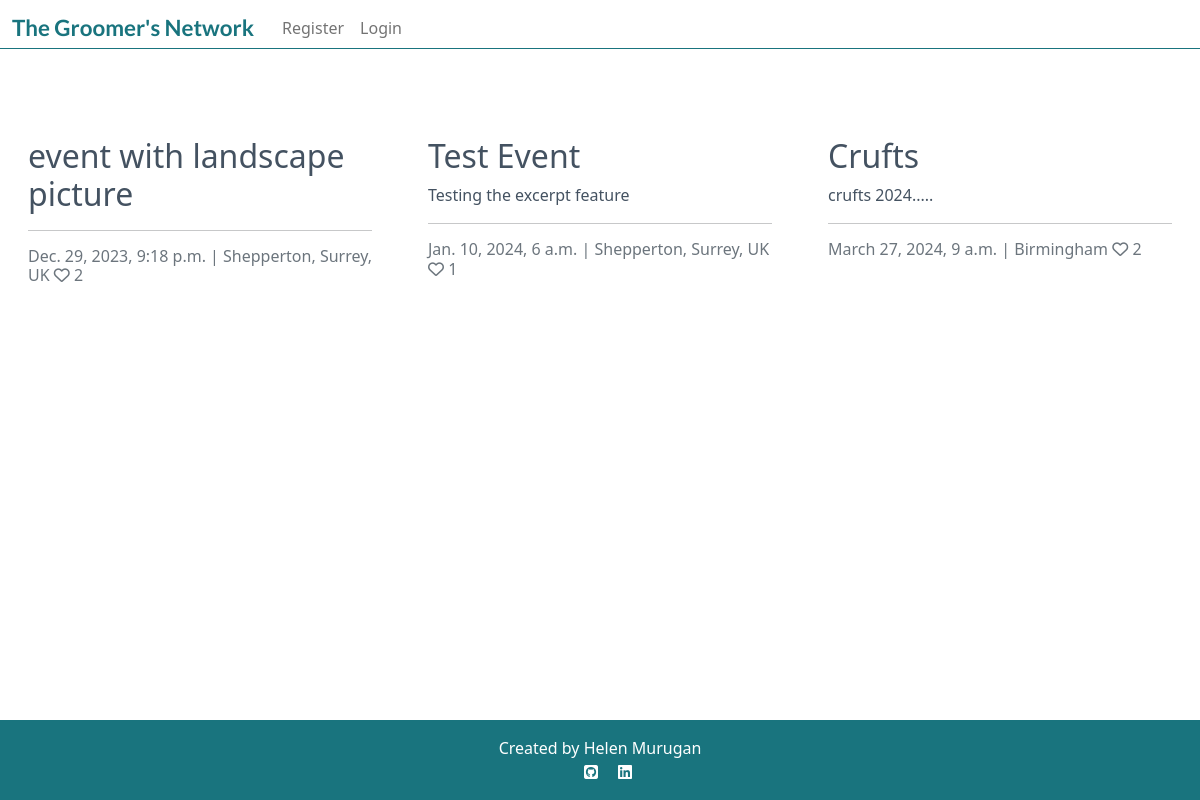
/events/events/, run on the app's committed database.
### event/models.py (models this page shows, shortened)
class Event(models.Model):
    title = models.CharField(
            max_length=200,
            verbose_name="event",
        )
    slug = models.SlugField(
        max_length=200,
        unique=True
        )
    author = models.ForeignKey(
        User,
        on_delete=models.CASCADE,
        related_name="event_events"
    )
    content = models.TextField(
        blank=True,
        null=True,
    )
    featured_image = CloudinaryField(
        'image',
        default='placeholder'
        )
    excerpt = models.TextField(
        blank=True,
        null=True,
        max_length=200,
        )
    created_on = models.DateTimeField(
        auto_now_add=True
        )
    updated_on = models.DateTimeField(
        auto_now=True
        )
    location = models.CharField(
        blank=True,
        null=True,
        max_length=30,
    )
    date_time = models.DateTimeField(
        verbose_name='Date and Time'
    )
    likes = models.ManyToManyField(
        User,
        related_name='event_likes',
        blank=True,
    )
    class Meta:
        ordering = ["-created_on"]
    def number_of_likes(self):
        return self.likes.count()

### event/views.py (the view)
# urls.py: path("events/", views.EventList.as_view(), name="event"),
class EventList(generic.ListView):
    model = Event
    queryset = Event.objects.order_by("-created_on")
    template_name = "event.html"
    paginate_by = 6

### templates/event.html (shortened to what this page needs)
{% extends "base.html" %}
{% block content %}
<div class="container-fluid">
    <div class="row">
        <div class="col-12 mt-3 left">
            <div class="row">
                {% for event in event_list %}
                <div class="col-md-4">
                    <div class="card mb-4">
                        <div class="card-body">
                            <div class="image-container">
                            </div>
                            <a href="{% url 'event_detail' event.slug  %}" class="post-link">
                                <h2 class="card-title">{{ event.title }}</h2>
                                <p class="card-text">{{ event.excerpt }}</p>
                            </a>
                            <hr />
                            <p class="card-text text-muted h6">{{ event.date_time}} | {{ event.location}} <i class="far fa-heart"></i>
                                {{ event.number_of_likes }}</p>
                        </div>
                    </div>
                </div>
                {% if forloop.counter|divisibleby:3 %}
            </div>
                {% endif %}
                {% endfor %}
        </div>
    </div>
</div>
{%endblock%}

### static/css/style.css (style rules this page uses)
.card { border: none; background-color: transparent; }
.image-container { position: relative; }
.post-link { text-decoration: none; color: #445261; margin-left: 4px; }

### data on the page
Event: title "event with landscape picture", date_time "Dec. 29, 2023, 9:18 p.m.", location "Shepperton, Surrey, UK", number_of_likes "2"
Event: title "Test Event", excerpt "Testing the excerpt feature", date_time "Jan. 10, 2024, 6 a.m.", location "Shepperton, Surrey, UK", number_of_likes "1"
Event: title "Crufts", excerpt "crufts 2024.....", date_time "March 27, 2024, 9 a.m.", location "Birmingham", number_of_likes "2"
